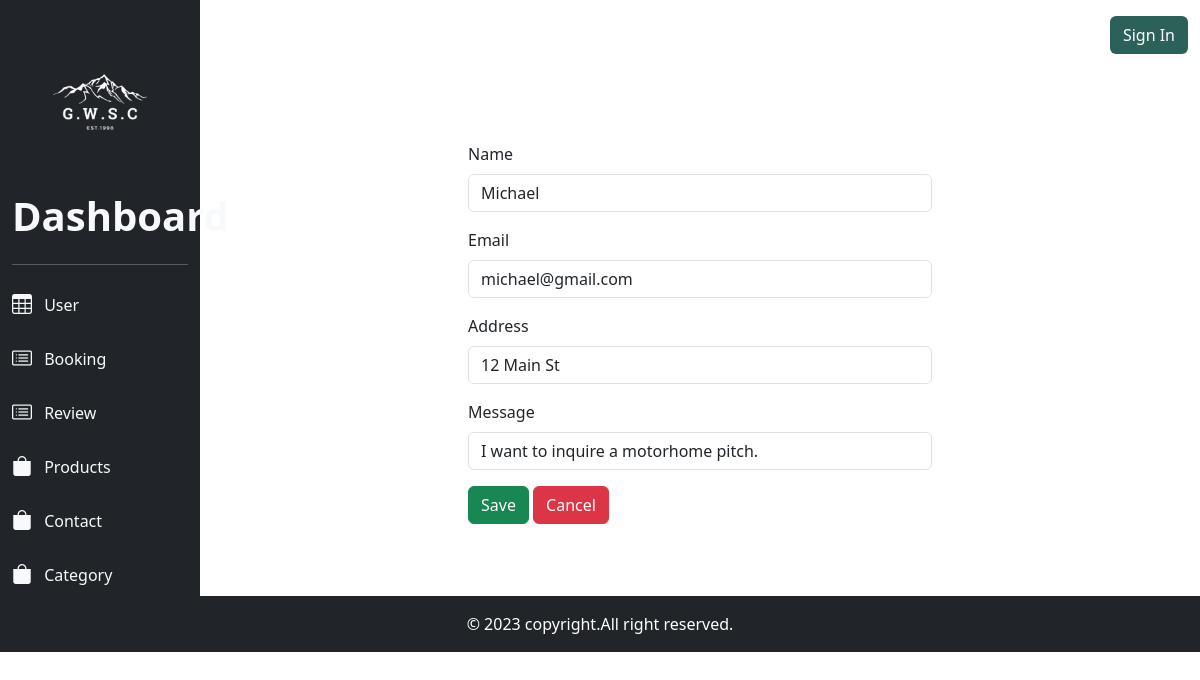
/admin_panel/contact/edit.php?id=1, run on the app's committed database.
### tables this page shows
CREATE TABLE `contact` (
  `id` int(11) NOT NULL,
  `name` varchar(255) NOT NULL,
  `email` varchar(255) NOT NULL,
  `address` varchar(255) NOT NULL,
  `message` varchar(255) NOT NULL
);

### admin_panel/contact/edit.php (the view)
<?php
    require_once('../../db/dbconfig.php');
    require_once('header.php');
    $id = $_GET['id'];
    $contact = $pdo_conn->prepare("SELECT * FROM contact WHERE id=".$id);
    $contact->execute();
    $contact_result = $contact->fetchAll();
?>
<div class="container my-4 py-4 dashboard-bg">
        <div class="row">
            <div class="col-md-6 bg-white py-4 mx-auto">
            <?php
                foreach($contact_result as $contact_row){
            ?>
                <form action="update.php?id=<?php echo $contact_row['id']; ?>" method="POST">
                <div class="mb-3">
                    <label for="name" class="form-label">Name</label>
                    <input type="text" name="name" value="<?php echo $contact_row['name']; ?>" class="form-control" id="name" placeholder="Name">
                </div>
                <div class="mb-3">
                    <label for="email" class="form-label">Email</label>
                    <input type="email" name="email" value="<?php echo $contact_row['email']; ?>" class="form-control" id="email" placeholder="email">
                </div>
                <div class="mb-3">
                    <label for="address" class="form-label">Address</label>
                    <input type="text" class="form-control" value="<?php echo $contact_row['address']; ?>" name="address" id="address" placeholder="guest">
                </div>
                <div class="mb-3">
                    <label for="message" class="form-label">Message</label>
                    <input type="text" class="form-control" value="<?php echo $contact_row['message']; ?>" name="message" id="message" placeholder="guest">
                </div>
                <button type="submit" class="btn btn-success">Save</button>
                <a href="contact.php" class="btn btn-danger">Cancel</a>
                </form>
                <?php
                }
                ?>
            </div>
        </div>
    </div>
<?php
    require_once('footer.php');
?>

### css/style.css (style rules this page uses)
body, html { height: 100%; }

### data on the page
contact: name "Michael", email "michael@gmail.com", address "12 Main St", message "I want to inquire a motorhome pitch."
